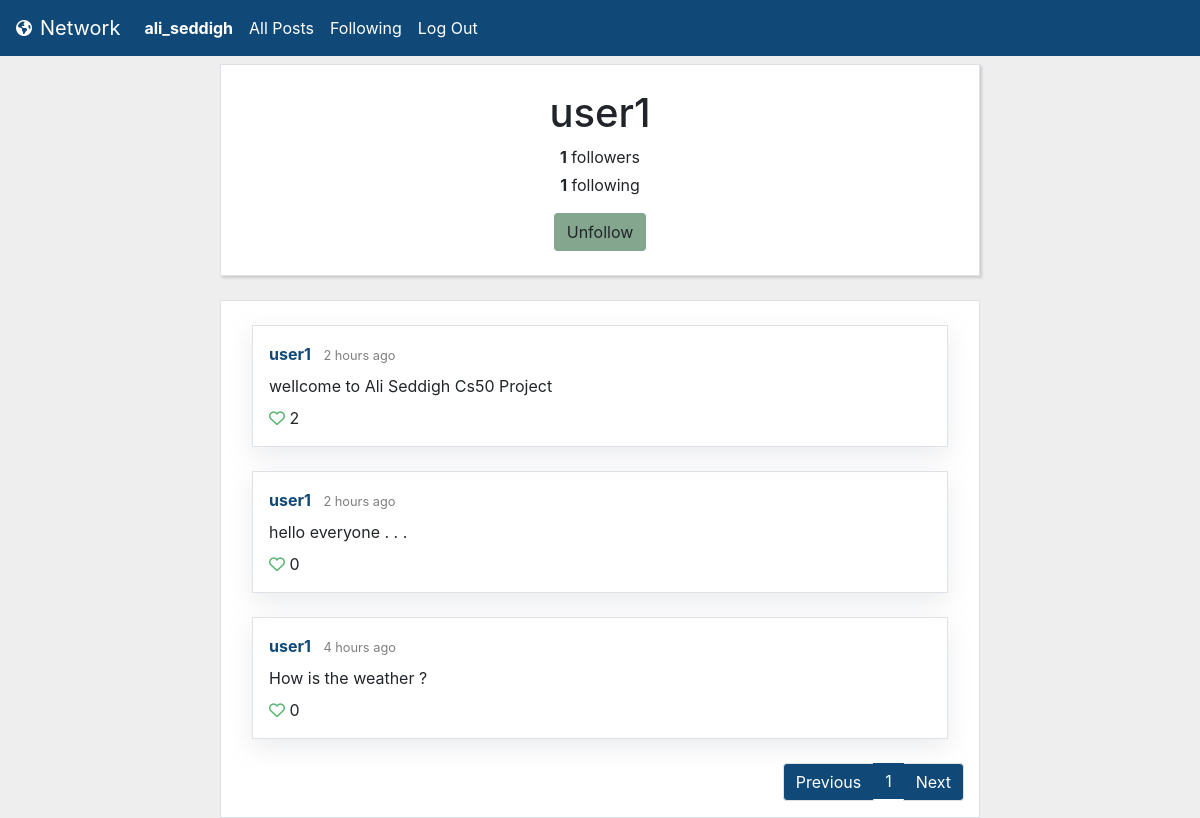
The page /profile/2 (signed in) on the database its author committed.
### network/models.py (models this page shows, shortened)
class User(AbstractUser):
    pass
    following = models.ManyToManyField("self", blank=True, related_name='followers', symmetrical=False)

class Post(models.Model):
    author = models.ForeignKey(User, on_delete=models.CASCADE, related_name="posts")
    content = models.CharField(max_length=10000)
    created_at = models.DateTimeField(auto_now_add=True)
    liked_by = models.ManyToManyField(User, blank=True, related_name="likes")
    def likes(self):
        return self.liked_by.all().count()
    class Meta:
        ordering = ['-created_at']

### network/views.py (the view)
# urls.py: path("profile/<int:user_id>", views.profile, name="profile"),
def profile(request, user_id):
    profile_user = User.objects.get(pk = user_id)
    profile_posts = Post.objects.filter(author=user_id)
    paginator = Paginator(profile_posts, 10)
    page_number = request.GET.get('page', 1)
    page = paginator.get_page(page_number)
    if request.user.is_authenticated:
        following = profile_user.followers.filter(id = request.user.id).exists()
    else:
        following = False
    return render(request, "network/profile.html", {
        "profile_user": profile_user,
        "following": following,
        "following_count": profile_user.following.all().count(),
        "followers_count": profile_user.followers.all().count(),
        "page": page,
        "previous_url": get_previous_url(page),
        "next_url": get_next_url(page)
    })

### network/utilities.py (called while the page is built)
def get_previous_url(page):
    if page.has_previous():
        previous_url = f'?page={page.previous_page_number()}'
    else:
        previous_url = ''
    return previous_url

def get_next_url(page):
    if page.has_next():
        next_url = f'?page={page.next_page_number()}'
    else:
        next_url = ''
    return next_url

### network/templates/network/profile.html (shortened to what this page needs)
{% extends "network/layout.html" %}
{% block body %}
<div class="container">
    <div class="row justify-content-center">
        <div class="col-12 col-lg-8 border my-2 p-4 bg-white text-center box-shadow">
            <h1>{{ profile_user }}</h1>
            <p class="mb-1"><strong>{{ followers_count }}</strong> followers</p>
            <p><strong>{{ following_count }}</strong> following</p>
            {% if user.is_authenticated and profile_user != request.user %}
                {% if not following %}
                    <form action="{% url 'follow' profile_user.id %}" method="POST">
                        {% csrf_token %}
                        <button class="btn green-button">Follow</button>
                    </form>
                {% else %}
                    <form action="{% url 'unfollow' profile_user.id %}" method="POST">
                        <button class="btn green-button">Unfollow</button>
                    </form>
                {% endif %}
            {% endif %}
        </div>
    </div>
    <div class="row justify-content-center">
        <div class="col-12 col-lg-8 mt-0 mt-sm-3 pt-4 border bg-white">
            {% include "network/posts_codeblock.html" %}
        </div>
    </div>
</div>
{% endblock %}

### network/templates/network/layout.html (shortened to what this page needs)
{% load static %}
<!DOCTYPE html>
<html lang="en">
    <head>
        <link rel="stylesheet" href="https://stackpath.bootstrapcdn.com/bootstrap/4.4.1/css/bootstrap.min.css">
        <link href="{% static 'network/styles.css' %}" rel="stylesheet">
    </head>
    <body>
        <nav class="navbar navbar-expand-lg navbar-light" style="background-color: rgb(16, 73, 119);">
            <i style="color: white;" class="fas fa-globe-americas pr-2"></i>
            <a style="color: white;" class="navbar-brand" href="#">Network</a>
            <div class="collapse navbar-collapse" id="navbarSupportedContent">
                <ul class="navbar-nav mr-auto">
                {% if user.is_authenticated %}
                    <li class="nav-item">
                        <a class="nav-link" href="{% url 'profile' user.id %}"><strong>{{ user.username }}</strong></a>
                    </li>
                {% endif %}
                <li class="nav-item">
                    <a class="nav-link" href="{% url 'index' %}">All Posts</a>
                </li>
                {% if user.is_authenticated %}
                    <li class="nav-item">
                        <a class="nav-link" href="{% url 'following' %}">Following</a>
                    </li>
                    <li class="nav-item">
                        <a class="nav-link" href="{% url 'logout' %}">Log Out</a>
                    </li>
                {% endif %}
                </ul>
            </div>
        </nav>
        <div class="body">
            {% block body %}
            {% endblock %}
        </div>
    </body>
</html>

### network/templates/network/posts_codeblock.html (shortened to what this page needs)
{% load humanize %}
{% load static %}
        {% for post in page.object_list %}
        <div class="border box-shadow-posts p-3 mb-4 mx-0 mx-md-3">
            <div class="pb-2" id="post_headline_{{ post.id }}">
                <a href="{% url 'profile' post.author.id %}" class="green-link">
                    <strong style="color: rgb(16, 73, 119);">{{ post.author }}</strong>
                </a>
                <small class="pl-2 text-black-50">{{ post.created_at|naturaltime }}</small>
            </div>
            <div id="post_contentgroup_{{ post.id }}">
                <p id="post_content_{{ post.id }}" class="mb-2">{{ post.content }}</p>
            </div>
            <div id="post_likes_{{ post.id }}">
                {% if user.is_authenticated %}
                <i id="post_likeicon_{{ post.id }}" data-id="{{ post.id }}" class="likeicon likeicon-user fa-heart {% if user in post.liked_by.all %}fas{% else %}far{% endif %}"></i>
                {% else %}
                <i class="likeicon fa-heart {% if post.likes != 0 %}fas{% else %}far{% endif %}"></i>
                {% endif %}
                <span id="post_likecount_{{ post.id }}">{{ post.likes }}</span>
            </div>
        </div>
        {% empty %}
        <div class="p-3 mb-4 mx-0 mx-md-3">
            Oops! No posts found.
            </div>
        {% endfor %}
        {% if page.object_list %}
        <nav aria-label="...">
            <ul class="pagination justify-content-end">
                <li class="page-item {% if not page.has_previous %} disabled {% endif %}">
                    <a class="page-link pagination-green-inactive" href="{{ previous_url }}" tabindex="-1" aria-disabled="true" style="background-color: rgb(16, 73, 119); color: white;">Previous</a>
                </li>
                {% for n in page.paginator.page_range %}
                    {% if n == page.number %}
                    <li class="page-item active" aria-current="page">
                        <span class="page-link" style="background-color: rgb(16, 73, 119); color: white; border: 0;">
                        {{ n }}
                        </span>
                    </li>
                    {% elif n < page.number|add:3 and n > page.number|add:-3 %}
                    <li class="page-item" >
                        <a class="page-link pagination-green-inactive" href="{{GET_params.urlencode}}?page={{ n }}">{{ n }}</a>
                    </li>
                    {% endif %}
                {% endfor %}
                <li class="page-item {% if not page.has_next %} disabled {% endif %}">
                    <a class="page-link pagination-green-inactive" href="{{ next_url }}" style="background-color: rgb(16, 73, 119); color: white;">Next</a>
                </li>
            </ul>
        </nav>
        {% endif %}

### network/static/network/styles.css (style rules this page uses)
body { background-color: #eee; }
a { color: #85A68E; }
.box-shadow { box-shadow: rgba(0, 0, 0, 0.15) 1.95px 1.95px 2.6px; }
.pagination-green-inactive { color: #85A68E; }
.box-shadow-posts { box-shadow: rgba(149, 157, 165, 0.2) 0px 8px 24px; }
.likeicon { color:#5AB572; }
.green-button { background-color: #85A68E; transition: color .15s ease-in-out, background-color .15s ease-in-out,border-color .15s ease-in-out; }

### network/templates/network/layout.html (style rules this page uses)
.nav-link { color: white !important; }

### rows shown on the page
User: username "ali_seddigh"
User: username "user1"
Post: author "user1", created_at "2 hours ago", content "wellcome to Ali Seddigh Cs50 Project", likes "2"
Post: author "user1", created_at "2 hours ago", content "hello everyone . . .", likes "0"
Post: author "user1", created_at "4 hours ago", content "How is the weather ?", likes "0"

### other values the page prints
{{ followers_count }} "1"
{{ following_count }} "1"
{{ n }} "1"
